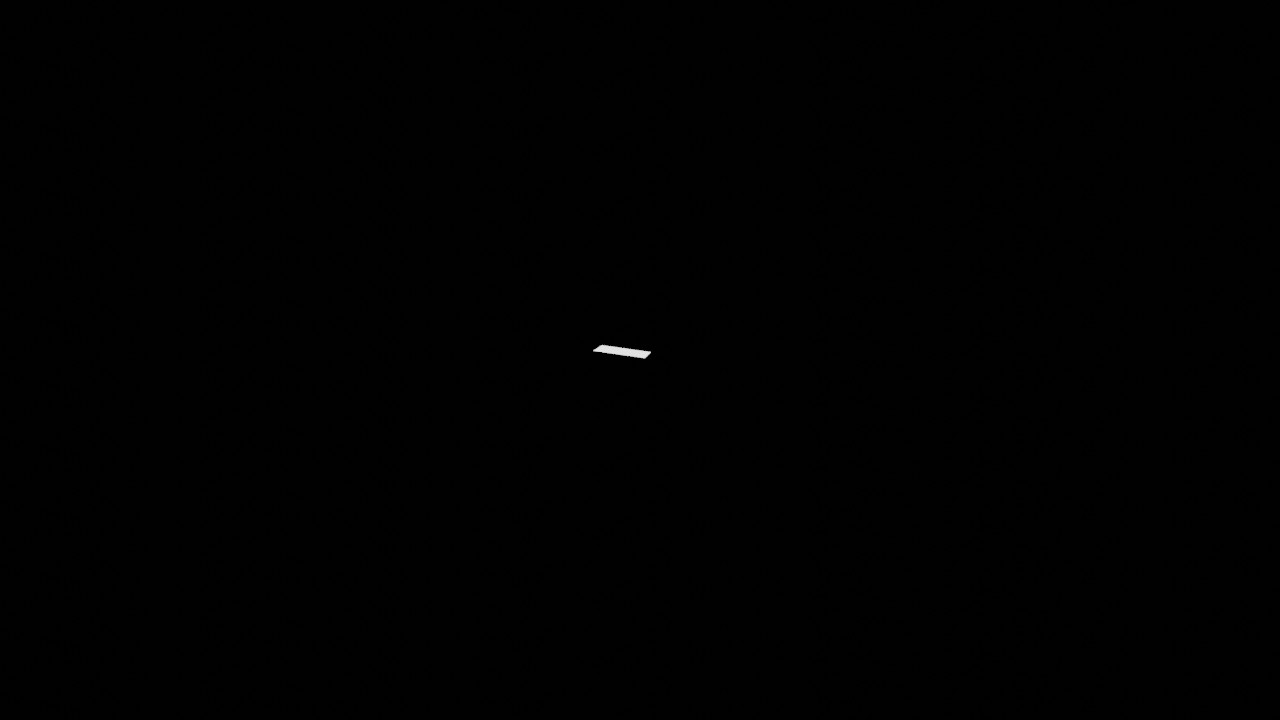
#> input picture Documents/Studies/LORIA/Dominique/plaque.jpg, 1280 x 720 px, found by its file name
$ python keypoints.py
#> lines starting #> are read from the running program, lines starting #| are printed output that depends on the picture; after the words box and inside, x2 and y2 are one past the last pixel; in counts of white or black regions, pixels touching at a corner belong together; pictures that were not available may be replaced by others from this repository, and a replacement may not be noted
import numpy as np
import cv2
import imutils

img_object = cv2.imread("/Users/Melanie/Documents/Studies/LORIA/Dominique/plaque.jpg", 0)
#> img_object is the input picture: shape (720, 1280); min 0, max 238, mean 1
#img_object = cv2.Canny(img_object, 50, 150,apertureSize = 3)
_,img_object = cv2.threshold(img_object,127,255,0)
#> img_object: shape (720, 1280); 0.04% white; 1 white region, box (x1, y1, x2, y2) and area: (593, 345, 651, 359) 402
#img = cv2.imread("/Users/Melanie/Movies/Moth2/00028000.JPG", 0)
img_scene = cv2.imread("/Users/Melanie/Movies/Moth2/00028147.JPG", 0)
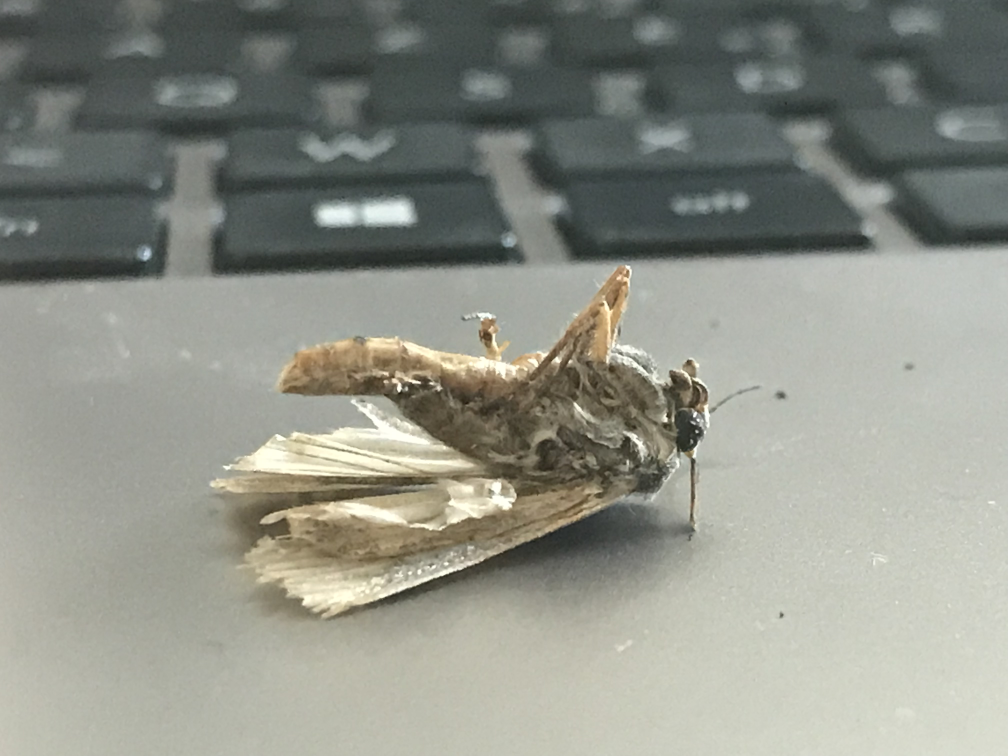
#> input picture Documents/Studies/LORIA/Dominique/IMG_2514.jpeg, 4032 x 3024 px, given in place of 00028147.JPG, which was not available (shown at 1/4 size)
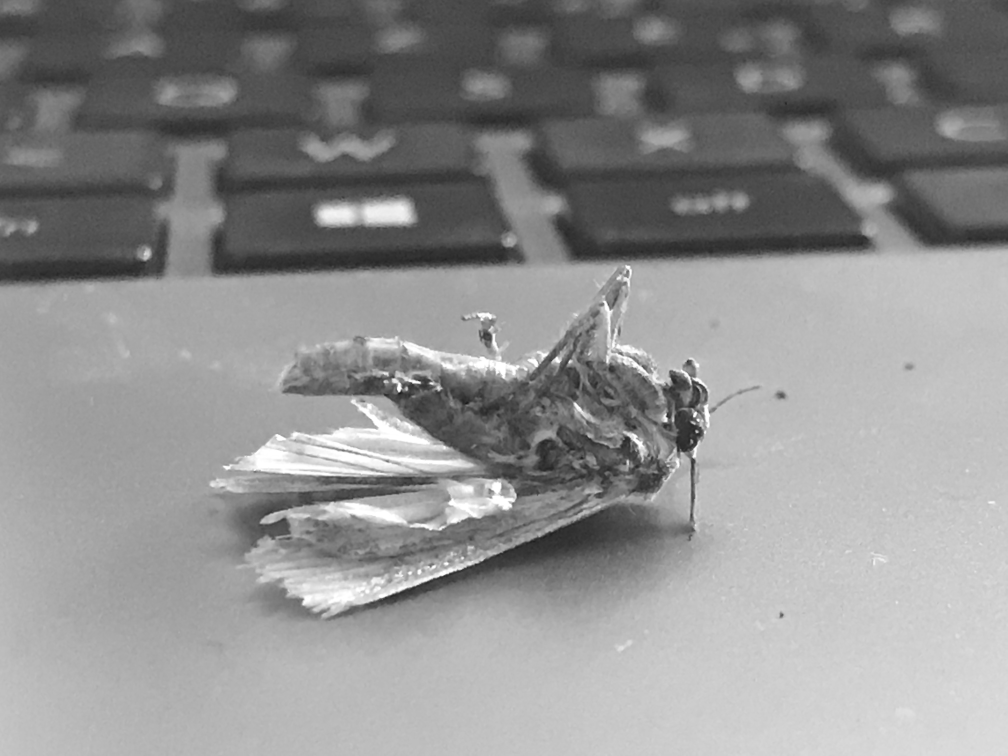
#> img_scene: shape (3024, 4032) (shown at 1/4 size); min 20, max 255, mean 142.6
img_scene = imutils.rotate(img_scene, 180)[120:-50,420:-300]
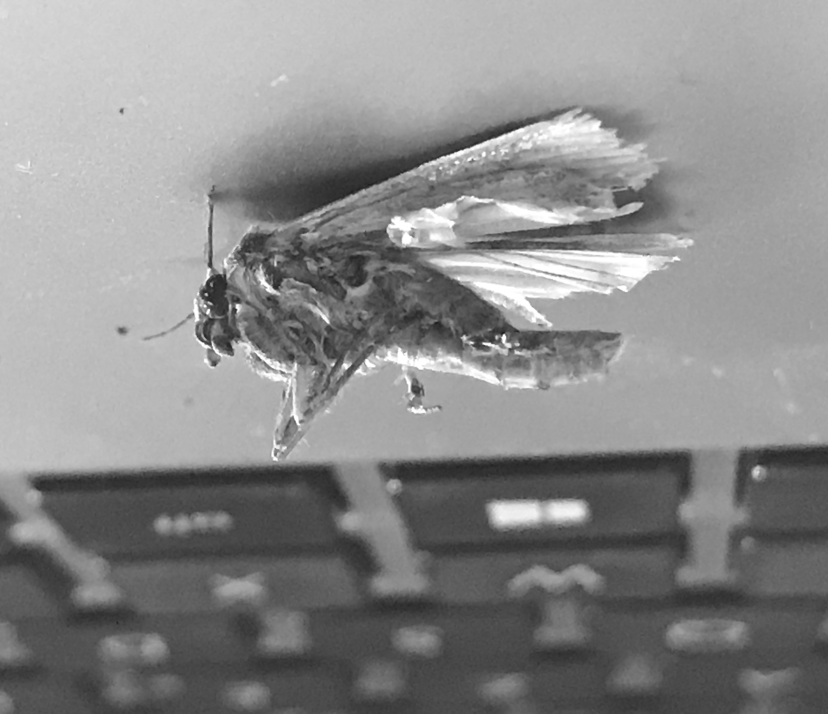
#> img_scene: shape (2854, 3312) (shown at 1/4 size); min 20, max 255, mean 138.6
#img_scene = cv2.Canny(img_scene, 50, 150,apertureSize = 3)
_,img_scene = cv2.threshold(img_scene,127,255,0)
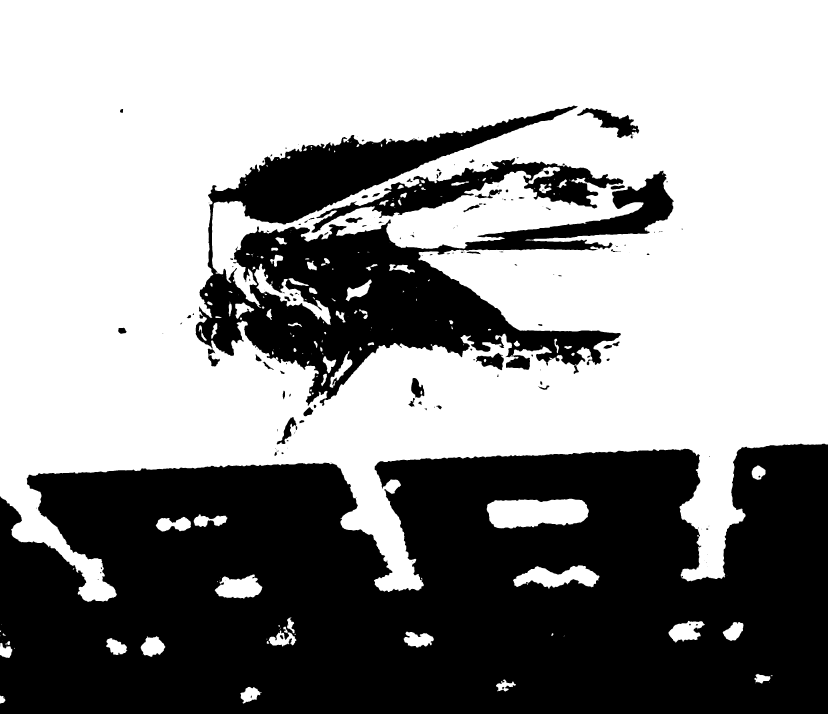
#> img_scene: shape (2854, 3312) (shown at 1/4 size); 58.6% white; 185 black regions (85 under 20 px), largest, box (x1, y1, x2, y2) and area: (0, 1775, 3312, 2854) 3024189, (783, 422, 2696, 1624) 767408, (1245, 632, 2494, 931) 90078

#-- Step 1: Detect the keypoints using SURF Detector, compute the descriptors
#detector = cv2.xfeatures2d.SURF_create(hessianThreshold=400)
detector = cv2.xfeatures2d.SIFT_create(edgeThreshold=20, sigma=0.4)
keypoints_obj, descriptors_obj = detector.detectAndCompute(img_object, None)
#> keypoints_obj = 53 keypoints; strongest (x, y, size): (637, 352, 12.8), (601, 348, 6.5), (646, 353, 6), (648, 353, 3.3)
keypoints_scene, descriptors_scene = detector.detectAndCompute(img_scene, None)
#> keypoints_scene = 32447 keypoints; strongest (x, y, size): (2829, 2116, 6), (1246, 597, 3.1), (824, 1177, 11.7), (2216, 776, 5.9)

# [5 lines of commented-out code are left out]
cv2.waitKey(0)

#-- Step 2: Matching descriptor vectors with a FLANN based matcher
# Since SURF is a floating-point descriptor NORM_L2 is used
matcher = cv2.DescriptorMatcher_create(cv2.DescriptorMatcher_BRUTEFORCE_HAMMING)
#> (the run stopped early here; a loop or call above may not have finished)
